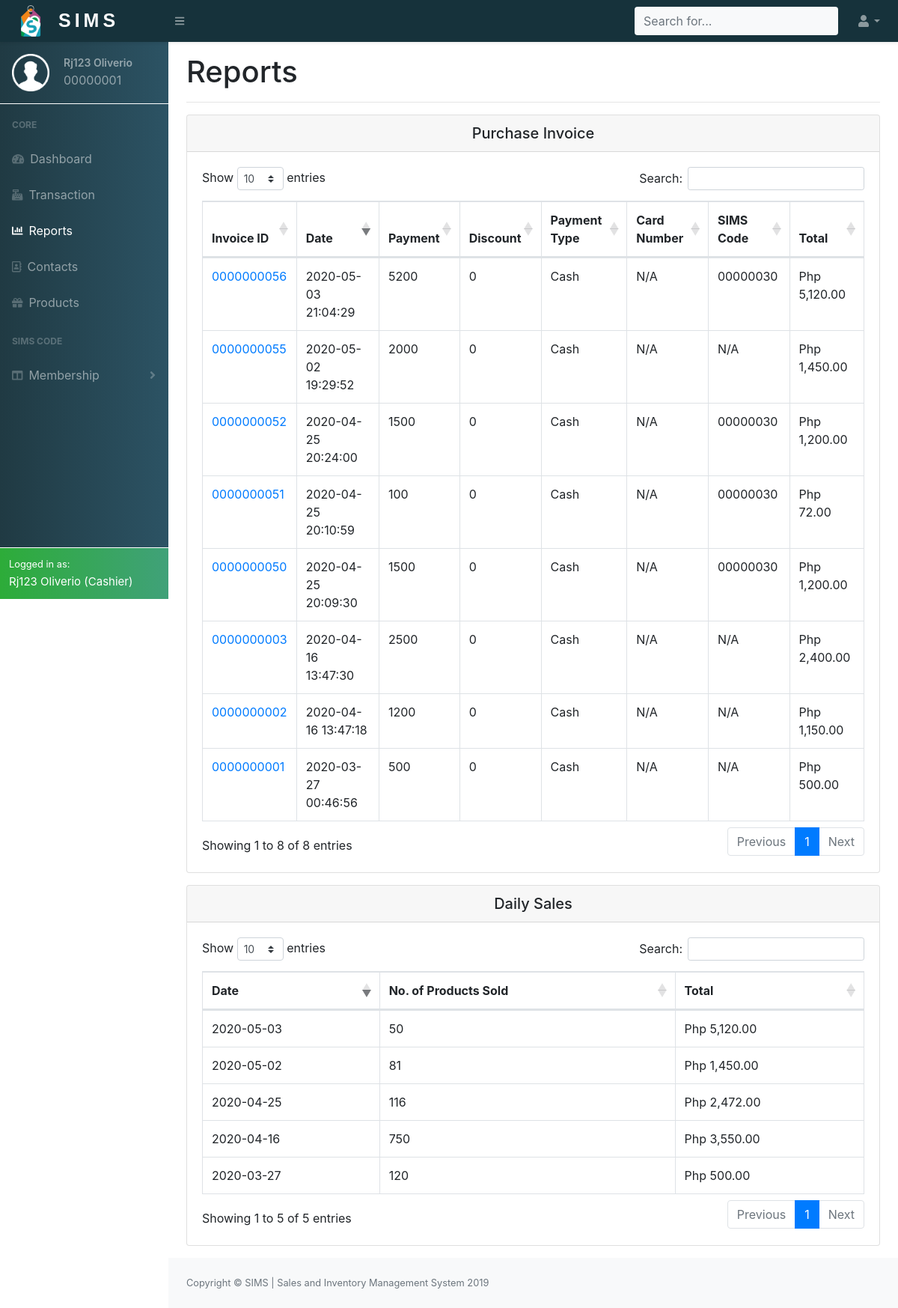
The page /project/php/reports.php (signed in) on the database its author committed.
### tables this page shows
CREATE TABLE `employee_accounts` (
  `Employee_id` int(8) UNSIGNED ZEROFILL NOT NULL,
  `Person_id` int(8) NOT NULL,
  `Password` varchar(255) NOT NULL
);

CREATE TABLE `person_info` (
  `Person_id` int(8) NOT NULL,
  `Fname` varchar(255) NOT NULL,
  `Lname` varchar(255) NOT NULL,
  `Email` varchar(255) NOT NULL,
  `Image` varchar(255) NOT NULL DEFAULT 'user.png',
  `Contact_no` varchar(15) NOT NULL,
  `Address` varchar(255) NOT NULL,
  `Age` int(3) DEFAULT NULL,
  `Gender` enum('Male','Female') DEFAULT NULL,
  `Date_added` datetime NOT NULL DEFAULT current_timestamp(),
  `Person_type` enum('Cashier','Manager','Supplier','Customer') NOT NULL
);

CREATE TABLE `invoice` (
  `Invoice_id` int(10) UNSIGNED ZEROFILL NOT NULL,
  `Trans_id` int(10) UNSIGNED ZEROFILL NOT NULL,
  `Total` double NOT NULL,
  `Discount` double NOT NULL,
  `Payment` double NOT NULL,
  `Payment_type` enum('Cash','Card','SIMS-Code') NOT NULL,
  `Card_number` varchar(50) DEFAULT NULL,
  `SIMS_code` int(8) UNSIGNED ZEROFILL DEFAULT NULL
);

CREATE TABLE `transactions` (
  `Trans_id` int(10) UNSIGNED ZEROFILL NOT NULL,
  `Employee_id` int(8) UNSIGNED ZEROFILL NOT NULL,
  `Date` datetime NOT NULL DEFAULT current_timestamp()
);

### project/php/dbconnect.php (called while the page is built, shortened)
<?php
    function runQuery($conn,$str){
        $res=mysqli_query($conn,$str);
        return $res;
    }
?>

### project/php/reports.php (the view, shortened to what this page needs)
<?php
    include_once('dbconnect.php');
    if(isset($_SESSION['empid'])){
        $res=runQuery($conn,"SELECT * FROM employee_accounts INNER JOIN person_info ON employee_accounts.Person_id=person_info.Person_id WHERE employee_accounts.Employee_id='{$_SESSION['empid']}'");
        $res=mysqli_fetch_array($res);
    }else{
        header("Location: ../index.php");
    }
?>
<!DOCTYPE html>
<html lang="en">
    <head>
        <link href="../css/styles.css" rel="stylesheet" />
        <link href="https://cdn.datatables.net/1.10.20/css/dataTables.bootstrap4.min.css" rel="stylesheet" />
        <link rel="stylesheet" href="https://cdn.linearicons.com/free/1.0.0/icon-font.min.css">
		<link rel="stylesheet" href="https://cdnjs.cloudflare.com/ajax/libs/easy-autocomplete/1.3.5/easy-autocomplete.css" />
    </head>
    <body class="sb-nav-fixed">
    <?php
       include('header.php');
    ?>
            <div id="layoutSidenav_content">
                <main>
                    <div class="container-fluid">
                    	<h1 class="mt-3">Reports</h1><hr>
                        <div class="mainTable">
							<div class="card mt-1">
								<h5 class="card-header text-center">Purchase Invoice</h5>
								<div class="card-body " id="tablecontent">
									<table class="table table-bordered " id="firstdataTable" width="100%" cellspacing="0">
										<thead>
											<th>Invoice ID</th>
											<th>Date</th>
											<th>Payment</th>
											<th>Discount</th>
											<th>Payment Type</th>
											<th>Card Number</th>
											<th>SIMS Code</th>
											<th>Total</th>
										</thead>
										<tbody>
										<?php
										$sql = "SELECT * FROM invoice INNER JOIN transactions ON transactions.Trans_ID = invoice.Trans_id ORDER BY transactions.Date DESC";
										$result=mysqli_query($conn,$sql);
										?>
										<?php if ($result->num_rows > 0) {
												while($row = $result->fetch_assoc()) {
													$row['Card_number']=($row['Card_number']!="")?$row['Card_number']:"N/A";
													$row['SIMS_code']=($row['SIMS_code']!="")?$row['SIMS_code']:"N/A";
													echo "
																<tr>
																<td><a href='invoicereceipt.php?invoiceid=".$row['Invoice_id']."'>".$row['Invoice_id']."</a></td>
																<td>".$row['Date']."</td>
																<td>".$row['Payment']."</td>
																<td>".$row['Discount']."</td>
																<td>".$row['Payment_type']."</td>
																<td>".$row['Card_number'] ."</td>
																<td>".$row['SIMS_code']."</td>
																<td>Php ".number_format($row['Total'], 2)."</td>
																</tr>
															";
												}
											}
										?>
										</tbody>
									</table>
								</div>
							</div>
							<div class="card mt-3 mb-3">
								<h5 class="card-header text-center">Daily Sales</h5>
								<div class="card-body " id="tablecontent">
									<table class="table table-bordered mydatatable" id="dataTable" width="100%" cellspacing="0">
										<thead>
											<th>Date</th>
											<th>No. of Products Sold</th>
											<th>Total</th>
										</thead>
										<tbody>
										<?php
										$sql = "SELECT DATE(transactions.Date) as date, SUM(orders.Qty) as sold FROM `transactions`
										INNER JOIN orders ON orders.Trans_id=transactions.Trans_id GROUP BY DATE(transactions.Date) ORDER BY DATE(transactions.Date) DESC";
										$result=mysqli_query($conn,$sql);
										?>
										<?php if ($result->num_rows > 0) {
												while($row = $result->fetch_assoc()) {
												$sql="SELECT SUM(invoice.Total) as total FROM transactions INNER JOIN invoice ON transactions.Trans_id=invoice.Trans_id WHERE DATE(transactions.Date)='{$row['date']}'";
												$res=mysqli_query($conn,$sql);
												$res=mysqli_fetch_assoc($res);
													echo "
																<tr>
																	<td>".$row['date']."</td>
																	<td>".$row['sold']."</td>
																	<td> Php ".number_format($res['total'], 2)."</td>
																</tr>
															";
												}
											}
										?>
										</tbody>
									</table>
								</div>
							</div>
						</div>
                    </div>
                </main>
                <?php include('footer.php'); ?>
            </div>
		</div>
    </body>
</html>

### project/php/header.php (shortened to what this page needs)
<nav class="sb-topnav navbar navbar-expand navbar-dark bg-light topnavcolor shadow-sm">
            <a class="navbar-brand" href="cashierdashboard.php"><img  src="../images/sims2.png" width="50" height="50"><span class="simstop ">SIMS</span></a><button class="btn btn-link btn-sm order-1 order-lg-0" id="sidebarToggle" href="#"><i class="fas fa-bars"></i></button
            >
            <form class="d-none d-md-inline-block form-inline ml-auto mr-0 mr-md-3 my-2 my-md-0">
                <div class="input-group div-wrapper">
                <input type="text" class="form-control bg-light border-0 small template-links" placeholder="Search for..." >
            </div>
            </form>
            <ul class="navbar-nav ml-auto ml-md-0">
                <li class="nav-item dropdown">
                    <a class="nav-link dropdown-toggle" id="userDropdown" href="#" role="button" data-toggle="dropdown" aria-haspopup="true" aria-expanded="false"><i class="fas fa-user fa-fw"></i></a>
                </li>
            </ul>
        </nav>
        <div id="layoutSidenav">
            <div id="layoutSidenav_nav">
                <nav class="sb-sidenav accordion sb-sidenav-dark navcolor" id="sidenavAccordion">
                    <div class="sb-sidenav-menu">
                        <div class="nav">
                            <div class="sb-nav-userinfo p-3">
                                <div class="float-left">
                                    <img src="../images/<?php echo $res['Image']; ?>" width="50" height="50">
                                </div>
                                <div class="userdetails">
                                    <p><?php echo $res['Fname']." ".$res['Lname']; ?></p>
                                    <span><?php echo $res['Employee_id']; ?></span>
                                </div>
                            </div>
                            <div class="user-divider w-100 bg-white"></div>
                            <div class="sb-sidenav-menu-heading">Core</div>
                            <a class="nav-link" href="cashierdashboard.php"
                                ><div class="sb-nav-link-icon"><i class="fas fa-tachometer-alt"></i></div>
                                Dashboard</a>
                            <a class="nav-link" href="purchase.php">
                                <div class="sb-nav-link-icon"><i class="fas fa-cash-register"></i></div>
                                Transaction
                            </a>
                            <a class="nav-link" href="reports.php">
                                <div class="sb-nav-link-icon"><i class="fas fa-chart-bar"></i></div>
                                Reports
                            </a>
                            <a class="nav-link" href="contacts.php">
                                <div class="sb-nav-link-icon"><i class="far fa-address-book"></i></div>
                                Contacts
                            </a>
                            <a class="nav-link" href="products.php">
                                <div class="sb-nav-link-icon"><i class="fas fa-gift"></i></div>
                                Products
                            </a>
                            <div class="sb-sidenav-menu-heading">SIMS Code</div>
                            <a class="nav-link collapsed" href="#" data-toggle="collapse" data-target="#collapseLayouts" aria-expanded="false" aria-controls="collapseLayouts"
                                ><div class="sb-nav-link-icon"><i class="fas fa-columns"></i></div>
                                Membership
                                <div class="sb-sidenav-collapse-arrow"><i class="fas fa-angle-down"></i></div
                            ></a>
                        </div>
                    </div>
                    <div class="sb-sidenav-footer bg-success logged border border-white border-right-0 border-bottom-0 border-left-0">
                        <div class="small text-white">Logged in as:</div>
                        <span class="text-white active-name "><?php echo $res['Fname']." ".$res['Lname']." (".$res['Person_type'].")"; ?></span>
                    </div>
                </nav>
            </div>

### rows shown on the page
employee_accounts: Person.Image (placeholder picture), Person.Fname "Rj123", Person.Lname "Oliverio", Employee_id "00000001", Person.Person_type "Cashier"
invoice: Invoice_id "0000000056", Trans.Date "2020-05-03 21:04:29", Payment "5200", Discount "0", Payment_type "Cash", Card_number "N/A", SIMS_code "00000030", Total "5,120.00"
invoice: Invoice_id "0000000055", Trans.Date "2020-05-02 19:29:52", Payment "2000", Discount "0", Payment_type "Cash", Card_number "N/A", SIMS_code "N/A", Total "1,450.00"
invoice: Invoice_id "0000000052", Trans.Date "2020-04-25 20:24:00", Payment "1500", Discount "0", Payment_type "Cash", Card_number "N/A", SIMS_code "00000030", Total "1,200.00"
invoice: Invoice_id "0000000051", Trans.Date "2020-04-25 20:10:59", Payment "100", Discount "0", Payment_type "Cash", Card_number "N/A", SIMS_code "00000030", Total "72.00"
invoice: Invoice_id "0000000050", Trans.Date "2020-04-25 20:09:30", Payment "1500", Discount "0", Payment_type "Cash", Card_number "N/A", SIMS_code "00000030", Total "1,200.00"
invoice: Invoice_id "0000000003", Trans.Date "2020-04-16 13:47:30", Payment "2500", Discount "0", Payment_type "Cash", Card_number "N/A", SIMS_code "N/A", Total "2,400.00"
invoice: Invoice_id "0000000002", Trans.Date "2020-04-16 13:47:18", Payment "1200", Discount "0", Payment_type "Cash", Card_number "N/A", SIMS_code "N/A", Total "1,150.00"
invoice: Invoice_id "0000000001", Trans.Date "2020-03-27 00:46:56", Payment "500", Discount "0", Payment_type "Cash", Card_number "N/A", SIMS_code "N/A", Total "500.00"

### other values the page prints
$row['date'] "2020-05-03"
$row['sold'] "50"
$res['total'] "5,120.00"
$row['date'] "2020-05-02"
$row['sold'] "81"
$res['total'] "1,450.00"
$row['date'] "2020-04-25"
$row['sold'] "116"
$res['total'] "2,472.00"
$row['date'] "2020-04-16"
$row['sold'] "750"
$res['total'] "3,550.00"
$row['date'] "2020-03-27"
$row['sold'] "120"
$res['total'] "500.00"
